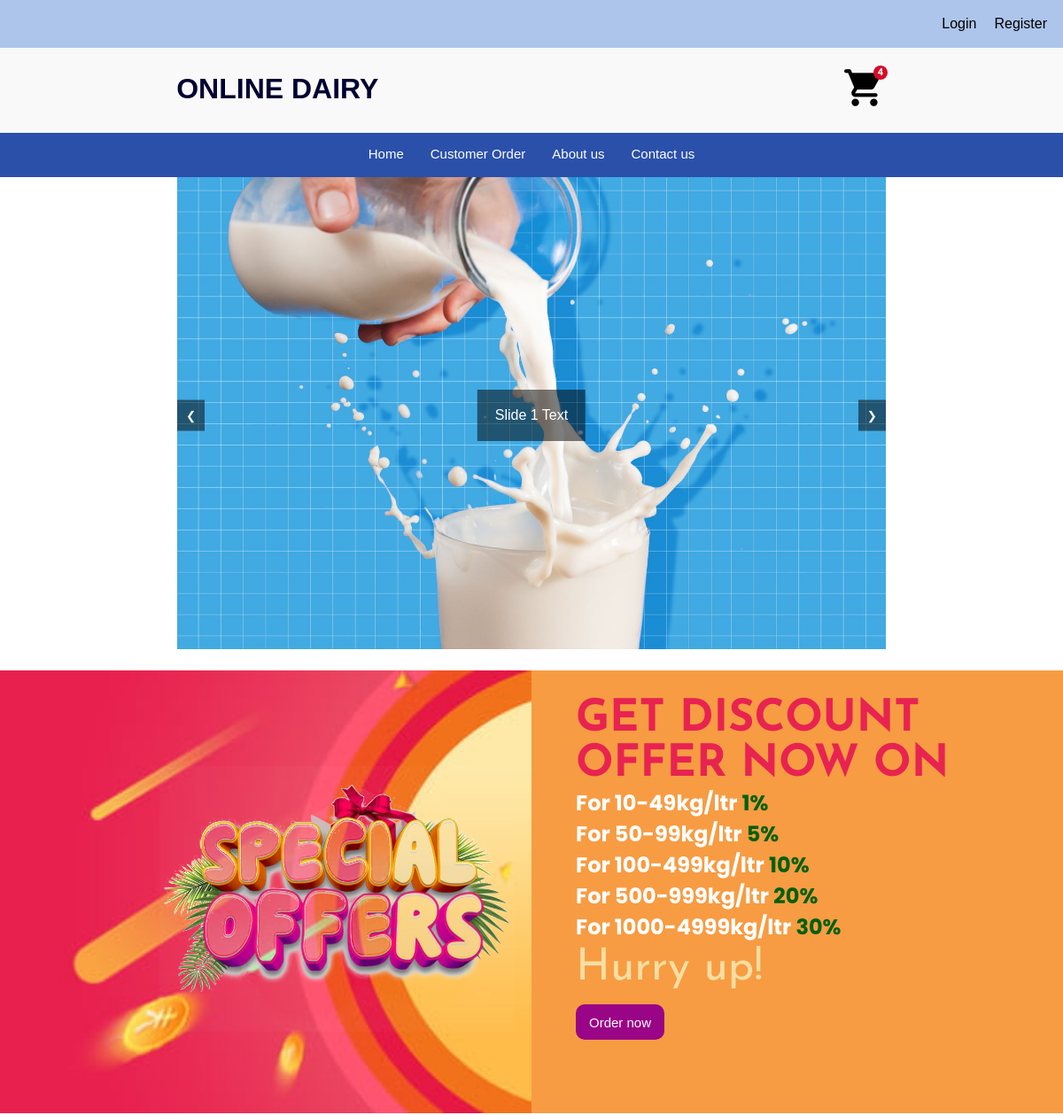
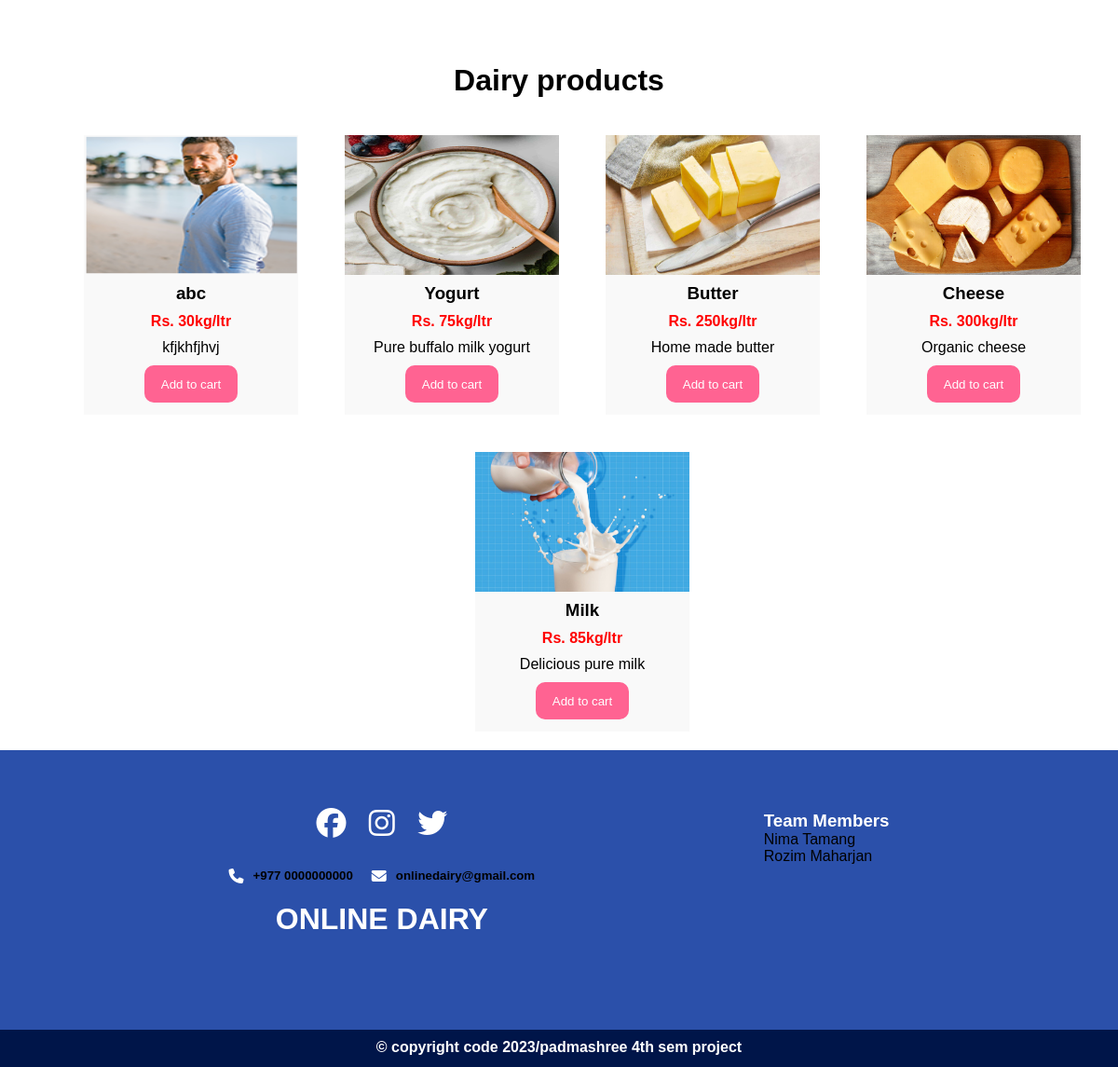
The page / on the database its author committed (2 pictures, top to bottom).
### tables this page shows
CREATE TABLE `products` (
  `id` int(11) NOT NULL,
  `product_name` varchar(255) NOT NULL,
  `product_price` varchar(255) NOT NULL,
  `quantity` int(100) NOT NULL,
  `product_image` varchar(255) NOT NULL,
  `product_description` varchar(255) NOT NULL,
  `vendor_id` int(11) DEFAULT NULL
);

### index.php (the view, shortened to what this page needs)
<!DOCTYPE html>
<html lang="en">
<head>
    <link rel="stylesheet" href="css/style.css" type="text/css">
</head>
<body>
    <?php include 'header.php';?>
    <nav>
        <ul>
            <li><a href="#">Home</a></li>
            <li><a href="userdashboard.php">Customer Order</a></li>
            <li><a href="aboutus.php">About us</a></li>
            <li><a href="contactus.php">Contact us</a></li>
        </ul>
    </nav>
    <div class="slider-container">
        <div class="slider">
            <div class="slide">
                <img src="./images/milk.jpg" alt="Slide 1">
                <div class="slide-text">Slide 1 Text</div>
            </div>
        </div>
        <button class="prev-btn">&#10094;</button>
        <button class="next-btn">&#10095;</button>
    </div>
    <div class="offer-deals">
        <div class="deal-1">
            <img src="images/Deal-Background-PNG.png" alt="dealpng" class="specialdeal">
        </div>
        <div class="deal-2">
        <h1>GET DISCOUNT OFFER NOW ON</h1>
        <h2>For 10-49kg/ltr <span>1%</span></h2>
        <h2>For 50-99kg/ltr <span>5%</span></h2>
        <h2>For 100-499kg/ltr <span>10%</span></h2>
        <h2>For 500-999kg/ltr <span>20%</span></h2>
        <h2>For 1000-4999kg/ltr <span>30%</span></h2>
        <p>Hurry up!</p>
        <a href="productdetail.php"><button class="deal-btn">Order now</button></a>
        </div>
    </div>
    <div class="dairy-items" style="padding: 20px;">
        <h1>Dairy products</h1>
        <div class="dairy-product-list-1">
            <?php
            $select_products = "SELECT * FROM `products`";
            $query=mysqli_query($conn,$select_products);
            if(mysqli_num_rows($query) > 0) {
                while ($fetch_products = mysqli_fetch_assoc($query)) {
            ?>
                <div class="dairy-products">
                    <a href="productdetail.php"><img src="vendor/uploadimage/<?php echo $fetch_products['product_image'] ?>" alt="image"></a>
                    <div class="details">
                        <h3><?php echo $fetch_products['product_name']; ?></h3>
                        <b><p style="color: red;">Rs. <?php echo $fetch_products['product_price']; ?>kg/ltr</p></b>
                        <p><?php echo $fetch_products['product_description']; ?></p>
                    </div>
                    <form action="" method="post">
                        <input type="submit" class="addtocart" value="Add to cart" name="add_to_cart">
                    </form>
                </div>
            <?php
                }
            } else {
                echo '<p class="empty">No products added yet!</p>';
            }
            ?>
        </div>
    </div>
    <footer>
        <div class="flex-footer">
        <div class="footer-content">
            <br>
            <div class="socialmedia">
                <a href="#"><i class="fa-brands fa-facebook fa-2xl"></i></a>
                <a href="#"><i class="fa-brands fa-instagram fa-2xl"></i></a>
                <a href="#"><i class="fa-brands fa-twitter fa-2xl"></i></a>
            </div>
            <br>
            <div class="contact">
                <div class="number">
                    <i class="fa-solid fa-phone"></i>
                    <h5>+977 0000000000</h5>
                    <div class="address">
                        <i class="fa-solid fa-envelope"></i>
                        <h5>onlinedairy@gmail.com</h5>
                    </div>
                </div>
            </div>
            <h1>ONLINE DAIRY</h1>
        </div>
        <div class="team-members-list">
        <h3>Team Members</h3>
        <p>Nima Tamang</p>
        <p>Rozim Maharjan</p>
        </div>
        </div>
    </footer>
    <div class="copyright">
        <h4>&copy; copyright code 2023/padmashree 4th sem project</h4>
    </div>
</body>
</html>

### css/style.css (style rules this page uses)
* { margin: 0px; padding: 0px; box-sizing: border-box; }
body { font-family: sans-serif; margin: auto; width: 1200px; }
nav { background-color: #2B50AA; height: 50px; }
nav ul { display: flex; justify-content: center; }
nav ul li { list-style: none; padding: 15px; }
nav ul li a { text-decoration: none; color: white; font-size: 15px; font-family: sans-serif; }
.slider-container { position: relative; max-width: 800px; margin: auto; overflow: hidden; }
.slider { display: flex; transition: transform 0.5s ease-in-out; }
.slide { flex: 0 0 100%; position: relative; }
.slide img { width: 100%; height: auto; background: linear-gradient(rgba(0, 0, 0, 0.60), rgba(0, 0, 0, 0.60)); }
.slide-text { position: absolute; top: 50%; left: 50%; transform: translate(-50%, -50%); background-color: rgba(0, 0, 0, 0.5); color: white; padding: 20px; text-align: center; max-width: 80%; }
.prev-btn, .next-btn { position: absolute; top: 50%; transform: translateY(-50%); background-color: rgba(0, 0, 0, 0.5); color: white; border: none; cursor: pointer; padding: 10px; z-index: 1; }
.prev-btn { left: 0; }
.next-btn { right: 0; }
.dairy-items { padding: 20px; }
.dairy-items h1 { text-align: center; margin-top: 50px; font-family: sans-serif; }
.dairy-product-list-1 { justify-content: center; display: flex; flex-wrap: wrap; }
.dairy-product-list-1 a { text-decoration: none; color: black; }
.dairy-products { height: 300px; width: 230px; background-color:#F9F9F9; margin-left: 50px; margin-top: 40px; text-align: center; }
.dairy-products img { height: 150px; width:230px ; }
.details h3 { margin-top: 5px; }
.details p { margin-top: 10px; }
.addtocart { border-radius: 10px; border-color: transparent ; height: 40px; width: 100px; background-color: #FF6392; color: white; margin-top: 10px; }
footer { background-color:#2B50AA; height:300px; overflow: hidden; }
.footer-content { margin-top: 50px; text-align: center ; }
.contact { display: flex; justify-content: center; margin-top: 20px; }
.number { display: flex; }
.address { display: flex; padding-left: 20px; }
.footer-content h1 { margin-top: 20px; color: white; }
.copyright { background-color: #001549; height: 40px; width:100%; }
.copyright h4 { padding: 10px; color: white; text-align: center; }
.fa-brands { color: white; }
.fa-solid { color: white; padding-right: 10px; }
.socialmedia .fa-brands { padding: 10px; }
.offer-deals { margin-top: 20px; height: 500px; width: 100%; background-color:#ededed; display: flex; }
.deal-1 { width: 50%; background-image: url("images/pngtree-color-creative-offer-discount-image_11174.jpg"); background-repeat: no-repeat; background-size: cover; padding-left: 15%; padding-top: 9%; }
.specialdeal { height:300px; width: 400px; }
.deal-2 { width: 50%; background-color: #F79C43; padding-left: 50px; padding-top: 30px; }
.deal-2 h1 { color: #E82350; font-family:'Josefin Sans', sans-serif; font-size: 50px; }
.deal-2 h2 { color: rgb(255, 255, 255); font-family: 'Poppins', sans-serif; }
.deal-2 span { color: rgb(0, 96, 0); }
.deal-2 p { color: #F8DEA2; font-family:'Josefin Sans', sans-serif; font-size: 50px; line-height: 60px; }
.deal-btn { height: 40px; width: 100px; background-color: #9A0486; border-radius: 10px; border-color: transparent; color: white; font-size: 15px; font-weight: 400; margin-top: 10px; }
.flex-footer { display: flex; justify-content: space-evenly; }
.team-members-list { margin-top: 65px; }
.team-members-list h3 { color: white; }

### rows shown on the page
products: product_image (picture), product_name "abc", product_price "30", product_description "kfjkhfjhvj"
products: product_image (picture), product_name "Yogurt", product_price "75", product_description "Pure buffalo milk yogurt"
products: product_image (picture), product_name "Butter", product_price "250", product_description "Home made butter"
products: product_image (picture), product_name "Cheese", product_price "300", product_description "Organic cheese"
products: product_image (picture), product_name "Milk", product_price "85", product_description "Delicious pure milk"

### other values the page prints
$total_cart_counts "4"
